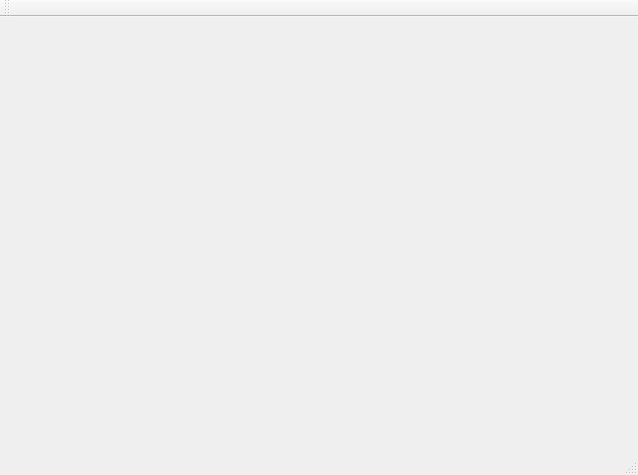
<?xml version="1.0" encoding="UTF-8"?>
<ui version="4.0">
 <class>MainWindow</class>
 <widget class="QMainWindow" name="MainWindow">
  <property name="geometry">
   <rect>
    <x>0</x>
    <y>0</y>
    <width>638</width>
    <height>475</height>
   </rect>
  </property>
  <property name="windowTitle">
   <string>QtLCNC</string>
  </property>
  <widget class="QWidget" name="centralWidget">
   <widget class="QWidget" name="cwt" native="true">
    <property name="geometry">
     <rect>
      <x>175</x>
      <y>9</y>
      <width>400</width>
      <height>400</height>
     </rect>
    </property>
    <property name="minimumSize">
     <size>
      <width>100</width>
      <height>100</height>
     </size>
    </property>
   </widget>
  </widget>
  <widget class="QMenuBar" name="menuBar">
   <property name="geometry">
    <rect>
     <x>0</x>
     <y>0</y>
     <width>638</width>
     <height>21</height>
    </rect>
   </property>
  </widget>
  <widget class="QToolBar" name="mainToolBar">
   <attribute name="toolBarArea">
    <enum>TopToolBarArea</enum>
   </attribute>
   <attribute name="toolBarBreak">
    <bool>false</bool>
   </attribute>
  </widget>
  <widget class="QStatusBar" name="statusBar"/>
 </widget>
 <layoutdefault spacing="6" margin="11"/>
 <resources/>
 <connections/>
</ui>
